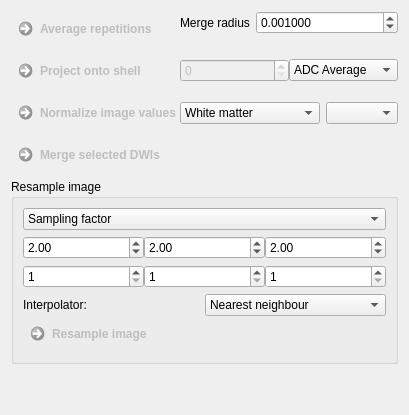
     <widget class="QWidget" name="tab_5">
      <attribute name="title">
       <string>Image Values</string>
      </attribute>
      <layout class="QGridLayout" name="gridLayout_8">
       <item row="3" column="0">
        <spacer name="verticalSpacer">
         <property name="orientation">
          <enum>Qt::Vertical</enum>
         </property>
         <property name="sizeHint" stdset="0">
          <size>
           <width>20</width>
           <height>40</height>
          </size>
         </property>
        </spacer>
       </item>
       <item row="0" column="0">
        <widget class="QFrame" name="frame_3">
         <property name="frameShape">
          <enum>QFrame::NoFrame</enum>
         </property>
         <property name="frameShadow">
          <enum>QFrame::Raised</enum>
         </property>
         <layout class="QGridLayout" name="gridLayout_11">
          <property name="leftMargin">
           <number>0</number>
          </property>
          <property name="topMargin">
           <number>0</number>
          </property>
          <property name="rightMargin">
           <number>0</number>
          </property>
          <property name="bottomMargin">
           <number>0</number>
          </property>
          <property name="horizontalSpacing">
           <number>0</number>
          </property>
          <item row="1" column="1">
           <widget class="QFrame" name="frame">
            <property name="frameShape">
             <enum>QFrame::NoFrame</enum>
            </property>
            <property name="frameShadow">
             <enum>QFrame::Raised</enum>
            </property>
            <layout class="QFormLayout" name="formLayout_2">
             <property name="leftMargin">
              <number>0</number>
             </property>
             <property name="topMargin">
              <number>0</number>
             </property>
             <property name="rightMargin">
              <number>0</number>
             </property>
             <property name="bottomMargin">
              <number>0</number>
             </property>
             <item row="0" column="1">
              <widget class="QDoubleSpinBox" name="m_Blur">
               <property name="toolTip">
                <string comment="Accumulates the information that was acquired with multiple repetitions for one gradient. Vectors do not have to be precisely equal in order to be merged, if a &quot;Merge radius&quot; &gt; 0 is configured." extracomment="Accumulates the information that was acquired with multiple repetitions for one gradient. Vectors do not have to be precisely equal in order to be merged, if a &quot;Merge radius&quot; &gt; 0 is configured.">Accumulates the information that was acquired with multiple repetitions for one gradient. Vectors do not have to be precisely equal in order to be merged, if a &quot;Merge radius&quot; &gt; 0 is configured.</string>
               </property>
               <property name="statusTip">
                <string comment="Accumulates the information that was acquired with multiple repetitions for one gradient. Vectors do not have to be precisely equal in order to be merged, if a &quot;Merge radius&quot; &gt; 0 is configured." extracomment="Accumulates the information that was acquired with multiple repetitions for one gradient. Vectors do not have to be precisely equal in order to be merged, if a &quot;Merge radius&quot; &gt; 0 is configured.">Accumulates the information that was acquired with multiple repetitions for one gradient. Vectors do not have to be precisely equal in order to be merged, if a &quot;Merge radius&quot; &gt; 0 is configured.</string>
               </property>
               <property name="whatsThis">
                <string comment="Accumulates the information that was acquired with multiple repetitions for one gradient. Vectors do not have to be precisely equal in order to be merged, if a &quot;Merge radius&quot; &gt; 0 is configured." extracomment="Accumulates the information that was acquired with multiple repetitions for one gradient. Vectors do not have to be precisely equal in order to be merged, if a &quot;Merge radius&quot; &gt; 0 is configured.">Accumulates the information that was acquired with multiple repetitions for one gradient. Vectors do not have to be precisely equal in order to be merged, if a &quot;Merge radius&quot; &gt; 0 is configured.</string>
               </property>
               <property name="decimals">
                <number>6</number>
               </property>
               <property name="maximum">
                <double>2.000000000000000</double>
               </property>
               <property name="singleStep">
                <double>0.000100000000000</double>
               </property>
               <property name="value">
                <double>0.001000000000000</double>
               </property>
              </widget>
             </item>
             <item row="0" column="0">
              <widget class="QLabel" name="label">
               <property name="toolTip">
                <string comment="Accumulates the information that was acquired with multiple repetitions for one gradient. Vectors do not have to be precisely equal in order to be merged, if a &quot;Merge radius&quot; &gt; 0 is configured." extracomment="Accumulates the information that was acquired with multiple repetitions for one gradient. Vectors do not have to be precisely equal in order to be merged, if a &quot;Merge radius&quot; &gt; 0 is configured.">Accumulates the information that was acquired with multiple repetitions for one gradient. Vectors do not have to be precisely equal in order to be merged, if a &quot;Merge radius&quot; &gt; 0 is configured.</string>
               </property>
               <property name="statusTip">
                <string comment="Accumulates the information that was acquired with multiple repetitions for one gradient. Vectors do not have to be precisely equal in order to be merged, if a &quot;Merge radius&quot; &gt; 0 is configured." extracomment="Accumulates the information that was acquired with multiple repetitions for one gradient. Vectors do not have to be precisely equal in order to be merged, if a &quot;Merge radius&quot; &gt; 0 is configured.">Accumulates the information that was acquired with multiple repetitions for one gradient. Vectors do not have to be precisely equal in order to be merged, if a &quot;Merge radius&quot; &gt; 0 is configured.</string>
               </property>
               <property name="whatsThis">
                <string comment="Accumulates the information that was acquired with multiple repetitions for one gradient. Vectors do not have to be precisely equal in order to be merged, if a &quot;Merge radius&quot; &gt; 0 is configured." extracomment="Accumulates the information that was acquired with multiple repetitions for one gradient. Vectors do not have to be precisely equal in order to be merged, if a &quot;Merge radius&quot; &gt; 0 is configured.">Accumulates the information that was acquired with multiple repetitions for one gradient. Vectors do not have to be precisely equal in order to be merged, if a &quot;Merge radius&quot; &gt; 0 is configured.</string>
               </property>
               <property name="text">
                <string>Merge radius</string>
               </property>
              </widget>
             </item>
            </layout>
           </widget>
          </item>
          <item row="6" column="0">
           <widget class="QCommandLinkButton" name="m_MergeDwisButton">
            <property name="enabled">
             <bool>false</bool>
            </property>
            <property name="toolTip">
             <string>Merges selected DWIs of same dimension. If several b-values are present, the resulting image will contain multiple b-shells.</string>
            </property>
            <property name="statusTip">
             <string/>
            </property>
            <property name="whatsThis">
             <string notr="true"/>
            </property>
            <property name="text">
             <string>Merge selected DWIs</string>
            </property>
           </widget>
          </item>
          <item row="3" column="0">
           <widget class="QCommandLinkButton" name="m_NormalizeImageValuesButton">
            <property name="enabled">
             <bool>false</bool>
            </property>
            <property name="toolTip">
             <string/>
            </property>
            <property name="statusTip">
             <string/>
            </property>
            <property name="whatsThis">
             <string notr="true"/>
            </property>
            <property name="text">
             <string>Normalize image values</string>
            </property>
           </widget>
          </item>
          <item row="2" column="1">
           <widget class="QFrame" name="frame_4">
            <property name="frameShape">
             <enum>QFrame::NoFrame</enum>
            </property>
            <property name="frameShadow">
             <enum>QFrame::Raised</enum>
            </property>
            <layout class="QGridLayout" name="gridLayout_4">
             <property name="leftMargin">
              <number>0</number>
             </property>
             <property name="topMargin">
              <number>0</number>
             </property>
             <property name="rightMargin">
              <number>0</number>
             </property>
             <property name="bottomMargin">
              <number>0</number>
             </property>
             <property name="spacing">
              <number>0</number>
             </property>
             <item row="0" column="0">
              <widget class="QSpinBox" name="m_targetBValueSpinBox">
               <property name="enabled">
                <bool>false</bool>
               </property>
               <property name="toolTip">
                <string>Target b-value</string>
               </property>
               <property name="maximum">
                <number>100000</number>
               </property>
               <property name="singleStep">
                <number>500</number>
               </property>
              </widget>
             </item>
             <item row="0" column="1">
              <widget class="QComboBox" name="m_ProjectionMethodBox">
               <property name="toolTip">
                <string>Select projection method.</string>
               </property>
               <item>
                <property name="text">
                 <string>ADC Average</string>
                </property>
               </item>
               <item>
                <property name="text">
                 <string>AKC</string>
                </property>
               </item>
               <item>
                <property name="text">
                 <string>Bi-Exponential</string>
                </property>
               </item>
              </widget>
             </item>
            </layout>
           </widget>
          </item>
          <item row="1" column="0">
           <widget class="QCommandLinkButton" name="m_ButtonAverageGradients">
            <property name="enabled">
             <bool>false</bool>
            </property>
            <property name="toolTip">
             <string>Multiple acquistions of one gradient direction can be averaged. Due to rounding errors, similar gradients often differ in the last decimal positions. The Merge radius allows to average them by taking all directions within a certain radius into account.</string>
            </property>
            <property name="statusTip">
             <string/>
            </property>
            <property name="whatsThis">
             <string notr="true"/>
            </property>
            <property name="text">
             <string>Average repetitions</string>
            </property>
           </widget>
          </item>
          <item row="2" column="0">
           <widget class="QCommandLinkButton" name="m_ProjectSignalButton">
            <property name="enabled">
             <bool>false</bool>
            </property>
            <property name="toolTip">
             <string>Project image values onto one b-shell.</string>
            </property>
            <property name="text">
             <string>Project onto shell</string>
            </property>
           </widget>
          </item>
          <item row="3" column="1">
           <widget class="QFrame" name="frame_6">
            <property name="frameShape">
             <enum>QFrame::NoFrame</enum>
            </property>
            <property name="frameShadow">
             <enum>QFrame::Raised</enum>
            </property>
            <layout class="QGridLayout" name="gridLayout_19">
             <property name="leftMargin">
              <number>0</number>
             </property>
             <property name="topMargin">
              <number>0</number>
             </property>
             <property name="rightMargin">
              <number>0</number>
             </property>
             <property name="bottomMargin">
              <number>0</number>
             </property>
             <property name="verticalSpacing">
              <number>0</number>
             </property>
             <item row="0" column="1">
              <widget class="QmitkDataStorageComboBox" name="m_NormalizationMaskBox">
               <property name="toolTip">
                <string>Select binary mask image.</string>
               </property>
              </widget>
             </item>
             <item row="0" column="0">
              <widget class="QmitkDataStorageComboBox" name="m_NormalizationReferenceBox">
               <property name="toolTip">
                <string>Select normalization reference.</string>
               </property>
               <item>
                <property name="text">
                 <string>White matter</string>
                </property>
               </item>
               <item>
                <property name="text">
                 <string>CSF</string>
                </property>
               </item>
               <item>
                <property name="text">
                 <string>Voxel-wise baseline</string>
                </property>
               </item>
              </widget>
             </item>
            </layout>
           </widget>
          </item>
         </layout>
        </widget>
       </item>
       <item row="1" column="0">
        <widget class="QGroupBox" name="groupBox_2">
         <property name="title">
          <string>Resample image</string>
         </property>
         <layout class="QGridLayout" name="gridLayout_12">
          <item row="1" column="0">
           <widget class="QFrame" name="m_ResampleDoubleFrame">
            <property name="frameShape">
             <enum>QFrame::NoFrame</enum>
            </property>
            <property name="frameShadow">
             <enum>QFrame::Raised</enum>
            </property>
            <layout class="QGridLayout" name="gridLayout_5">
             <property name="leftMargin">
              <number>0</number>
             </property>
             <property name="topMargin">
              <number>0</number>
             </property>
             <property name="rightMargin">
              <number>0</number>
             </property>
             <property name="bottomMargin">
              <number>0</number>
             </property>
             <property name="spacing">
              <number>0</number>
             </property>
             <item row="0" column="1">
              <widget class="QDoubleSpinBox" name="m_ResampleDoubleY">
               <property name="minimum">
                <double>0.010000000000000</double>
               </property>
               <property name="value">
                <double>2.000000000000000</double>
               </property>
              </widget>
             </item>
             <item row="0" column="0">
              <widget class="QDoubleSpinBox" name="m_ResampleDoubleX">
               <property name="minimum">
                <double>0.010000000000000</double>
               </property>
               <property name="value">
                <double>2.000000000000000</double>
               </property>
              </widget>
             </item>
             <item row="0" column="2">
              <widget class="QDoubleSpinBox" name="m_ResampleDoubleZ">
               <property name="minimum">
                <double>0.010000000000000</double>
               </property>
               <property name="value">
                <double>2.000000000000000</double>
               </property>
              </widget>
             </item>
            </layout>
           </widget>
          </item>
          <item row="0" column="0">
           <widget class="QComboBox" name="m_ResampleTypeBox">
            <item>
             <property name="text">
              <string>Sampling factor</string>
             </property>
            </item>
            <item>
             <property name="text">
              <string>New image spacing</string>
             </property>
            </item>
            <item>
             <property name="text">
              <string>New image size</string>
             </property>
            </item>
           </widget>
          </item>
          <item row="3" column="0">
           <widget class="QFrame" name="frame_5">
            <property name="frameShape">
             <enum>QFrame::NoFrame</enum>
            </property>
            <property name="frameShadow">
             <enum>QFrame::Raised</enum>
            </property>
            <layout class="QGridLayout" name="gridLayout_14">
             <property name="leftMargin">
              <number>0</number>
             </property>
             <property name="topMargin">
              <number>0</number>
             </property>
             <property name="rightMargin">
              <number>0</number>
             </property>
             <property name="bottomMargin">
              <number>0</number>
             </property>
             <property name="spacing">
              <number>0</number>
             </property>
             <item row="0" column="0">
              <widget class="QLabel" name="label_3">
               <property name="text">
                <string>Interpolator:</string>
               </property>
              </widget>
             </item>
             <item row="0" column="1">
              <widget class="QComboBox" name="m_InterpolatorBox">
               <item>
                <property name="text">
                 <string>Nearest neighbour</string>
                </property>
               </item>
               <item>
                <property name="text">
                 <string>Linear</string>
                </property>
               </item>
               <item>
                <property name="text">
                 <string>B-spline</string>
                </property>
               </item>
               <item>
                <property name="text">
                 <string>Windowed sinc</string>
                </property>
               </item>
              </widget>
             </item>
             <item row="1" column="0">
              <widget class="QCommandLinkButton" name="m_ResampleImageButton">
               <property name="enabled">
                <bool>false</bool>
               </property>
               <property name="toolTip">
                <string/>
               </property>
               <property name="statusTip">
                <string/>
               </property>
               <property name="whatsThis">
                <string notr="true"/>
               </property>
               <property name="text">
                <string>Resample image</string>
               </property>
              </widget>
             </item>
            </layout>
           </widget>
          </item>
          <item row="2" column="0">
           <widget class="QFrame" name="m_ResampleIntFrame">
            <property name="frameShape">
             <enum>QFrame::NoFrame</enum>
            </property>
            <property name="frameShadow">
             <enum>QFrame::Raised</enum>
            </property>
            <layout class="QGridLayout" name="gridLayout_13">
             <property name="leftMargin">
              <number>0</number>
             </property>
             <property name="topMargin">
              <number>0</number>
             </property>
             <property name="rightMargin">
              <number>0</number>
             </property>
             <property name="bottomMargin">
              <number>0</number>
             </property>
             <property name="spacing">
              <number>0</number>
             </property>
             <item row="0" column="0">
              <widget class="QSpinBox" name="m_ResampleIntX">
               <property name="minimum">
                <number>1</number>
               </property>
               <property name="maximum">
                <number>10000</number>
               </property>
              </widget>
             </item>
             <item row="0" column="1">
              <widget class="QSpinBox" name="m_ResampleIntY">
               <property name="minimum">
                <number>1</number>
               </property>
               <property name="maximum">
                <number>10000</number>
               </property>
              </widget>
             </item>
             <item row="0" column="2">
              <widget class="QSpinBox" name="m_ResampleIntZ">
               <property name="minimum">
                <number>1</number>
               </property>
               <property name="maximum">
                <number>10000</number>
               </property>
              </widget>
             </item>
            </layout>
           </widget>
          </item>
         </layout>
        </widget>
       </item>
      </layout>
     </widget>
